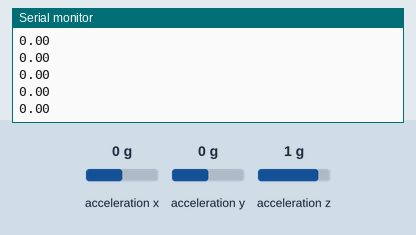
Recording of a sketch running on a simulated Arduino Uno, built with avr-gcc and run on an emulated ATmega328P. Shown: the last lines printed to the serial monitor. Wiring (inferred from the names in the program): MPU-6050 motion sensor at I2C address 0x68. The inputs (shaded band) are chosen by the test bench; at power-on: acceleration z 1 g, acceleration x 0 g, acceleration y 0 g.

Above: at 1.2 s.
1.3 s: acceleration z set to 0 g
At 1.33 s:
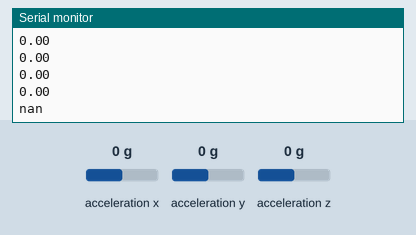
3.2 s: acceleration x set to -1.4 g
At 3.25 s:
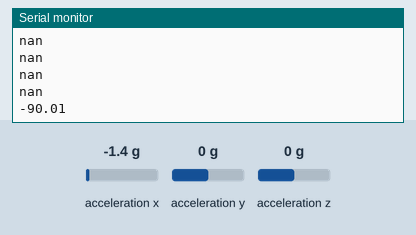
4.7 s: acceleration y set to -1.4 g
At 4.77 s:
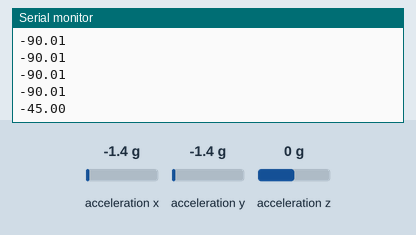
Timing chart, 0 to 7.7 s (numbered marks = the images above; inputs shaded):
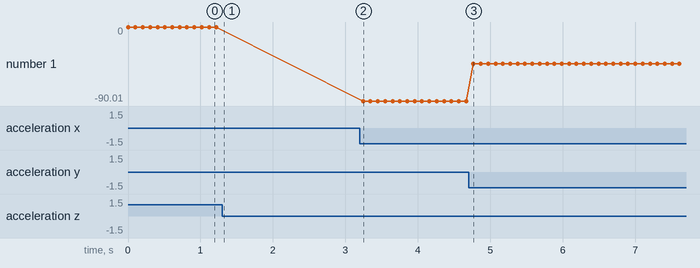

The sketch:

gyro_radian.ino
```cpp
#include<Wire.h>

const int MPU = 0x68;  //MPU 6050 의 I2C 기본 주소
int16_t AcX,AcY,AcZ, Tmp, GyX,GyY,GyZ;

void setup(){

  Wire.begin();      //Wire 라이브러리 초기화
  Wire.beginTransmission(MPU); //MPU로 데이터 전송 시작
  Wire.write(0x6B);  // PWR_MGMT_1 register
  Wire.write(0);     //MPU-6050 시작 모드로
  Wire.endTransmission(true);

  Serial.begin(9600);

}

void loop(){
  Wire.beginTransmission(MPU);    //데이터 전송시작
  Wire.write(0x3B);               // register 0x3B (ACCEL_XOUT_H), 큐에 데이터 기록
  Wire.endTransmission(false);    //연결유지

  Wire.requestFrom(MPU,6,true);  //MPU에 데이터 요청


  //데이터 한 바이트 씩 읽어서 반환
  AcX = Wire.read() << 8 | Wire.read();  // 0x3B (ACCEL_XOUT_H) & 0x3C (ACCEL_XOUT_L)
  AcY = Wire.read() << 8 | Wire.read();  // 0x3D (ACCEL_YOUT_H) & 0x3E (ACCEL_YOUT_L)
  AcZ = Wire.read() << 8 | Wire.read();  // 0x3F (ACCEL_ZOUT_H) & 0x40 (ACCEL_ZOUT_L)
  //Tmp = Wire.read() << 8 | Wire.read();  // 0x41 (TEMP_OUT_H) & 0x42 (TEMP_OUT_L)
  //GyX = Wire.read() << 8 | Wire.read();  // 0x43 (GYRO_XOUT_H) & 0x44 (GYRO_XOUT_L)
  //GyY = Wire.read() << 8 | Wire.read();  // 0x45 (GYRO_YOUT_H) & 0x46 (GYRO_YOUT_L)
  //GyZ = Wire.read() << 8 | Wire.read();  // 0x47 (GYRO_ZOUT_H) & 0x48 (GYRO_ZOUT_L)


  float RADIAN_TO_DEGREES = 180/3.14139;
  float val_y = atan(AcX/sqrt(pow(AcY,2) + pow(AcZ,2))) * RADIAN_TO_DEGREES;
  float val_x = atan(AcY/sqrt(pow(AcX,2) + pow(AcZ,2))) * RADIAN_TO_DEGREES;

  //시리얼 모니터에 출력
  //Serial.print("AcX = ");
  Serial.println(val_y);
  //Serial.print(" | AcY = "); Serial.println(val_x);
//  Serial.print(" | AcZ = "); Serial.println(AcZ);
  //Serial.print(" | Tmp = "); Serial.print(Tmp/340.00+36.53);
//  Serial.print(" | GyX = "); Serial.println(GyX);
  //Serial.print(" | GyY = "); Serial.print(GyY);
//  Serial.print(" | GyZ = "); Serial.println(GyZ);
  delay(100);
}
```

Measured:
- after the input at 1.3 s, the serial monitor: prints a new line at once (image 1)
- after the input at 3.2 s, the serial monitor: prints a new line at once (image 2)
- after the input at 4.7 s, the serial monitor: prints a new line after 0.07 s (image 3)
- plotted number 1: 0 → -90.01 after the input at 3.2 s, -90.01 → -45 after the input at 4.7 s
